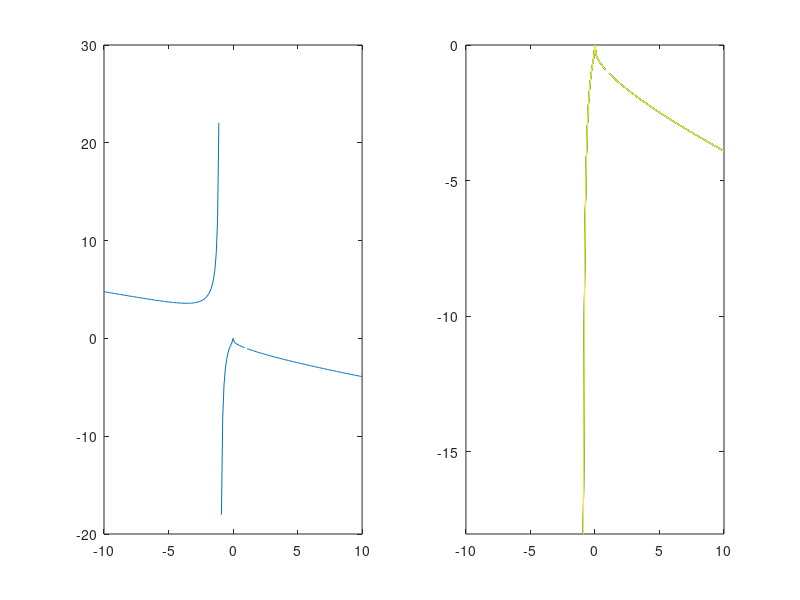

Write the MATLAB code that produced this figure.
% вобще не очень понятно зачем в этом задании 
% использовать countour	ведь дана функция (в моем случае yln(|x|) + x = 1)
%  двух переменных, и достаточно только plot...
subplot(1 ,2 , 1);
X = -10:0.1:10;
plot(X , (1-X)./log(abs(X)));

subplot(1 ,2 , 2);
[X , Z] = meshgrid(-10:0.1:10 , -10:0.1:10);
contour(X , (1-X)./log(abs(X)) , Z);
%ожидаемо результаты одинаковые
